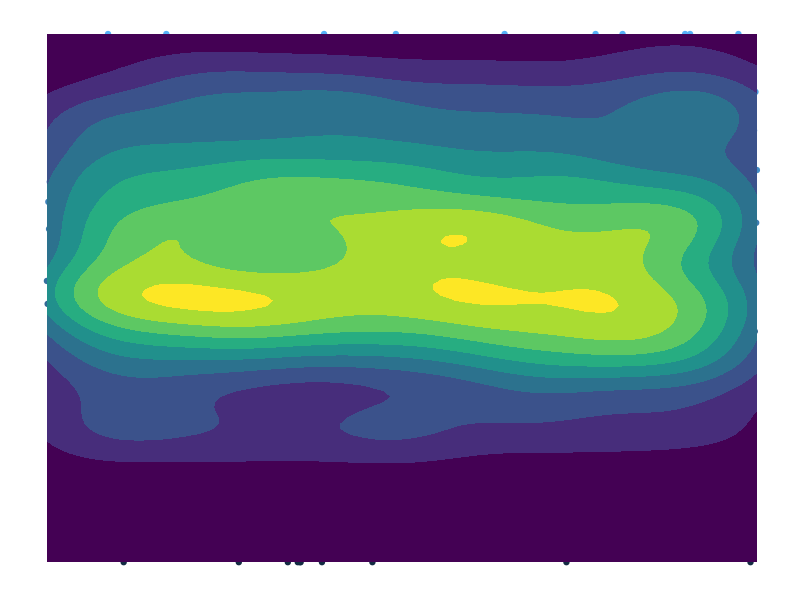
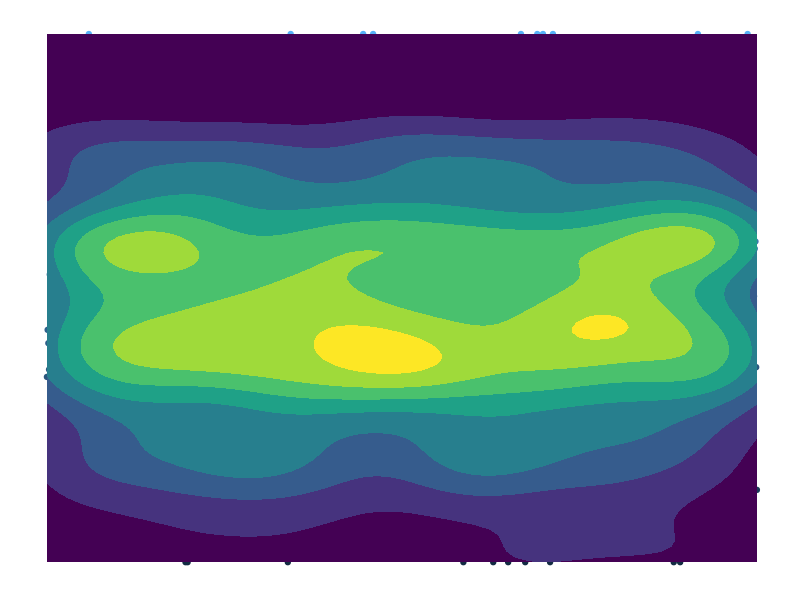
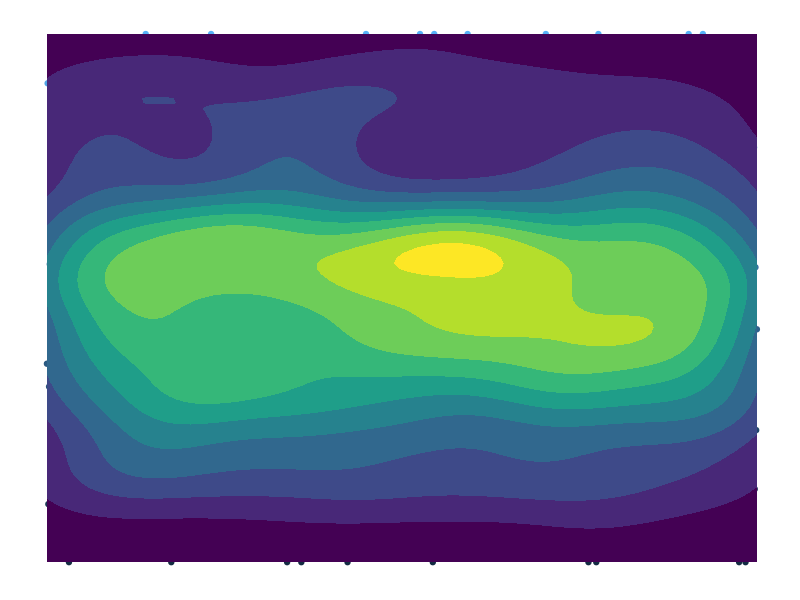
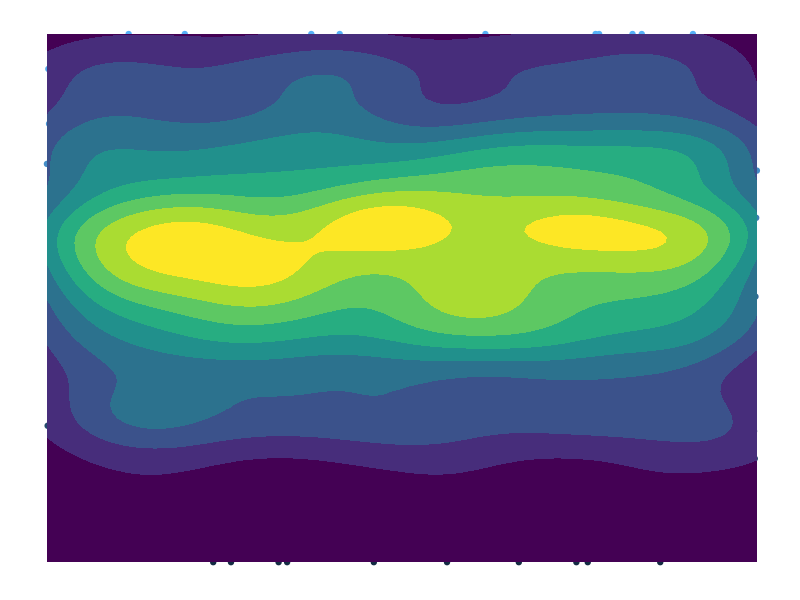
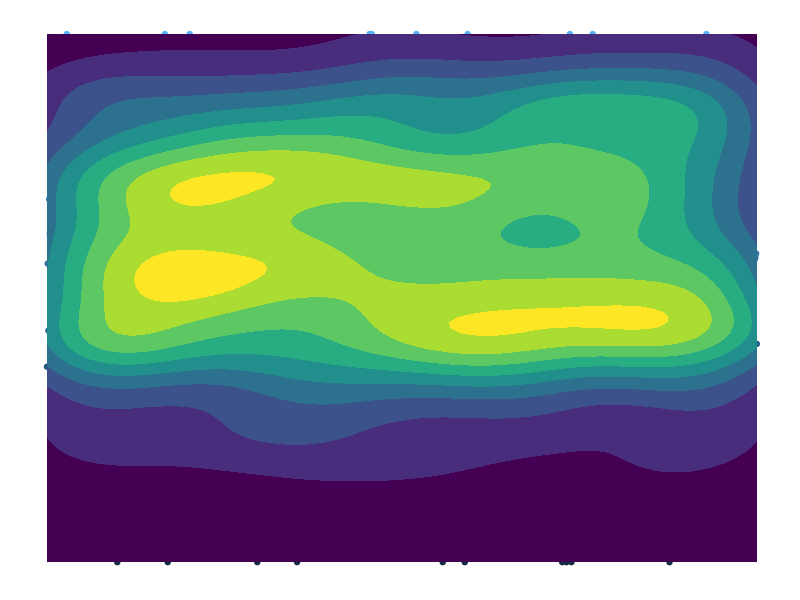

These figures' R source, in order:
## ---- chunk 1
knitr::opts_chunk$set(echo = TRUE)
library(ggplot2)
## ---- chunk 2
make_art <- function(seed = NA) {
  if (!is.na(seed)) {
    set.seed(seed)
  }
  x <- sample(1000)
  y <- rnorm(100)
  df_art <- data.frame(x,y)

  art <- ggplot(df_art, aes(x, y)) +
    geom_point(aes(color = y))
  art + theme(axis.title = element_blank()) +
    theme(legend.position = "none",
          panel.background = element_blank(),
          axis.text = element_blank(),
          axis.ticks.x = element_blank(),
          axis.ticks.y = element_blank()) +
    stat_density_2d_filled(aes(fill = ..level..), geom="polygon")
}
## ---- chunk 3
make_art()
## ---- chunk 4
make_art(26)
make_art(17)
make_art(89)
make_art(1260)
